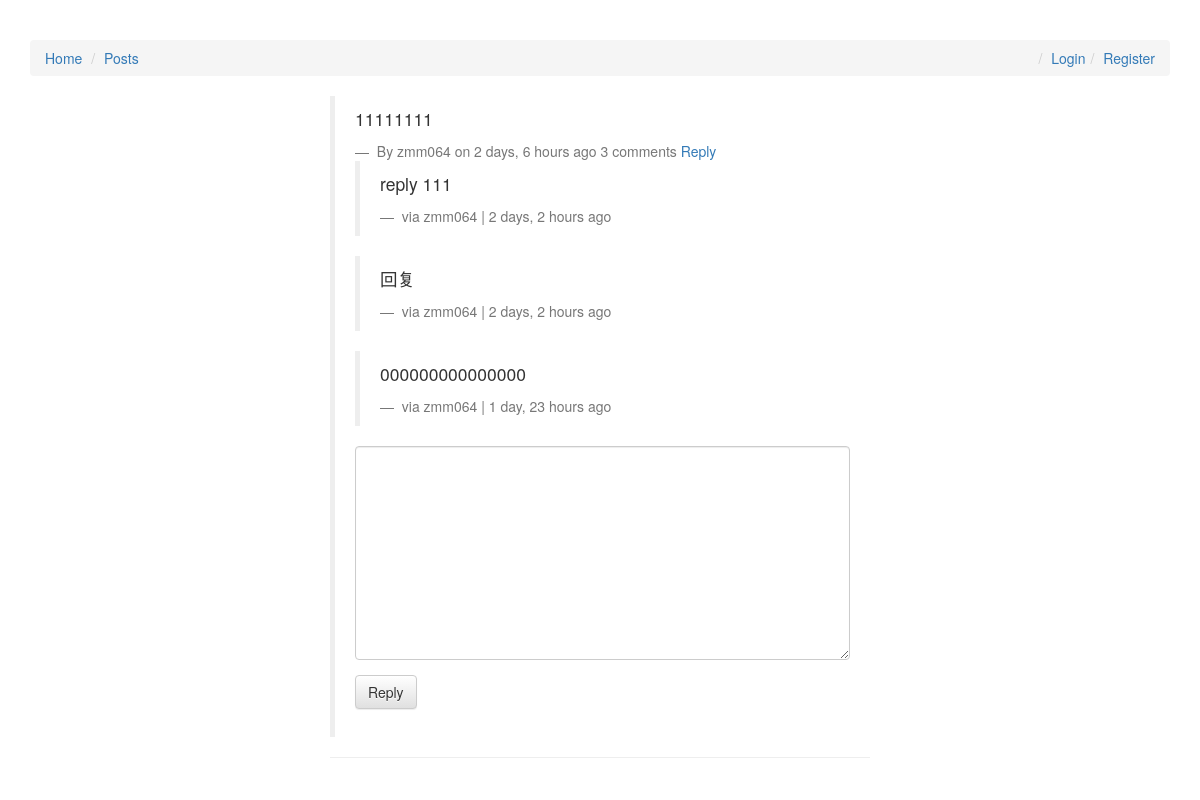
/comments/3/, run on an earlier commit of the app's database.
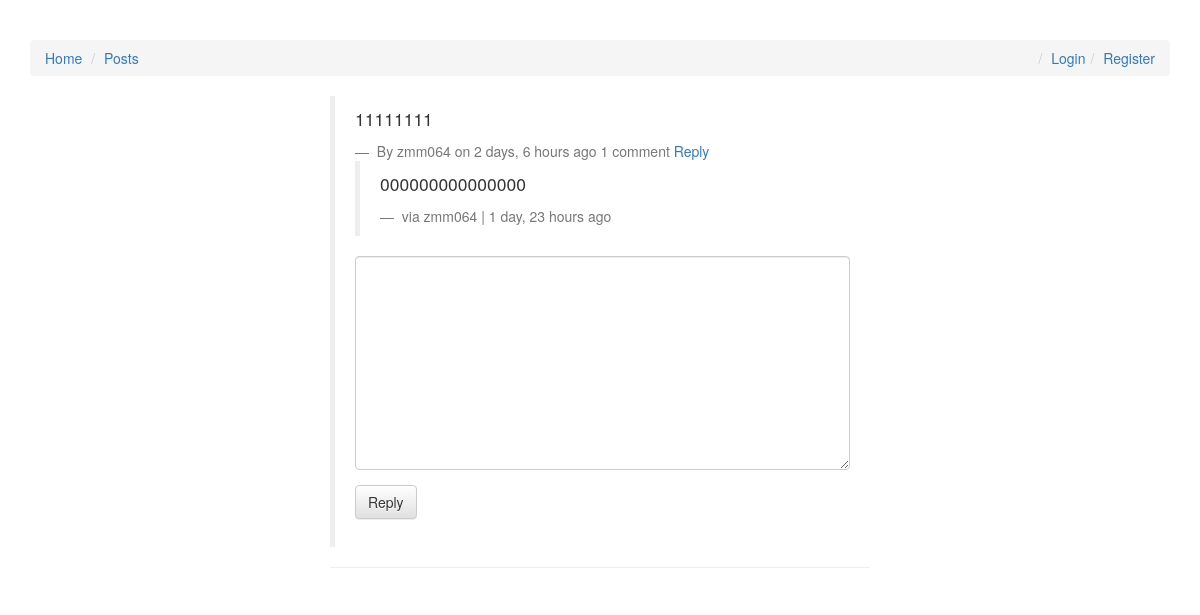
And on a later commit of the database.
### comments/models.py (models this page shows, shortened)
class Comment(models.Model):
    user      = models.ForeignKey(settings.AUTH_USER_MODEL, default=1)
    post      = models.ForeignKey(Post)
    content   = models.TextField()
    timestamp = models.DateTimeField(auto_now_add=True)
    parent    = models.ForeignKey("self", null=True, blank=True)
    def children(self):
        return Comment.objects.filter(parent=self)

### comments/views.py (the view, shortened to what this page needs)
# urls.py: url(r'^(?P<id>\d+)/$', comment_thread, name='thread'),
def comment_thread(request, id):
    comment = get_object_or_404(Comment, id=id)
    comment_form = CommentForm(request.POST or None)
    return render(request, 'comment_thread.html', {"comment":comment, "comment_form":comment_form})

### comments/forms.py
class CommentForm(forms.ModelForm):
    content = forms.CharField(widget=forms.Textarea, label="")
    class Meta:
        model = Comment
        fields = ["content"]

### templates/comment_thread.html (shortened to what this page needs)
﻿{% extends "base.html" %}
{% load urlify %} {% load crispy_forms_tags %}
{% block content %}
<div class="col-sm-6 col-sm-offset-3">
    <div class="">
        <blockquote>
        <p>{{ comment.content }}</p>
        <footer>
            By {{ comment.user }} on {{ comment.timestamp|timesince }} ago
            {{ comment.children.count }} comment{{ comment.children.count|pluralize }}
            <a href="#" class="comment-reply-btn">Reply</a>
        </footer>
        <div class="comment-reply">
            {% for child_comment in comment.children %}
                <blockquote>
                    <p>{{ child_comment.content }}</p>
                    <footer>
                        via {{ child_comment.user }} | {{ child_comment.timestamp|timesince }} ago
                    </footer>
                </blockquote>
            {% endfor %}
            <form action="" method="POST">
                {{ comment_form|crispy }}
                <input type="submit" value="Reply" class="btn btn-default"/>
            </form>
        </div>
        </blockquote>
        <hr />
    </div>
</div>
{% endblock content %}

What changed in the data, as far as the page shows it:
removed Comment: content "reply 111", user "zmm064", timestamp "2 days, 2 hours"
removed Comment: content "回复", user "zmm064", timestamp "2 days, 2 hours"
computed for Comment "2 days, 6 hours": children.count "3" → "1"
